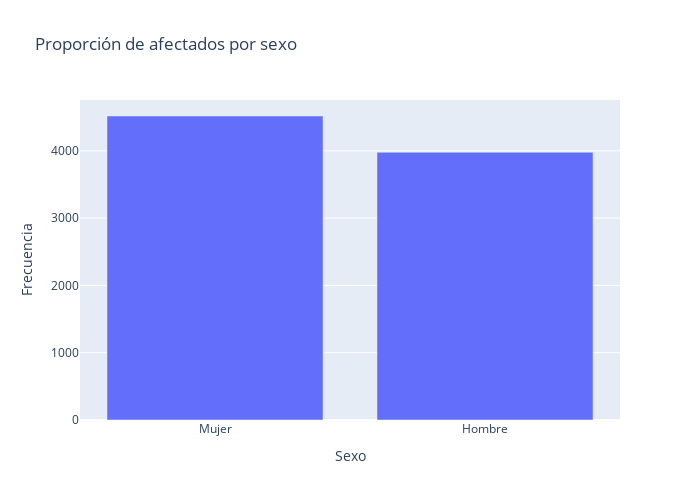

Notebook code for this chart:
### Code cell
fig = px.bar(df_sexo, x='Sexo', y='Frecuencia', title = 'Proporción de afectados por sexo')
fig.update_layout(
    width=700,
    height=500,
)
fig.show()

### Figure 1 — Plotly figure (JSON) as saved in the notebook; plotly's stock layout.template omitted (floating-point values rounded to 4 significant figures)
{"data": [{"alignmentgroup": "True", "hovertemplate": "Sexo=%{x}<br>Frecuencia=%{y}<extra></extra>", "legendgroup": "", "marker": {"color": "#636efa", "pattern": {"shape": ""}}, "name": "", "offsetgroup": "", "orientation": "v", "showlegend": false, "textposition": "auto", "type": "bar", "x": ["Mujer", "Hombre"], "xaxis": "x", "y": [4517, 3978], "yaxis": "y"}], "layout": {"barmode": "relative", "height": 500, "legend": {"tracegroupgap": 0}, "title": {"text": "Proporción de afectados por sexo"}, "width": 700, "xaxis": {"anchor": "y", "domain": [0, 1], "title": {"text": "Sexo"}}, "yaxis": {"anchor": "x", "domain": [0, 1], "title": {"text": "Frecuencia"}}}}
